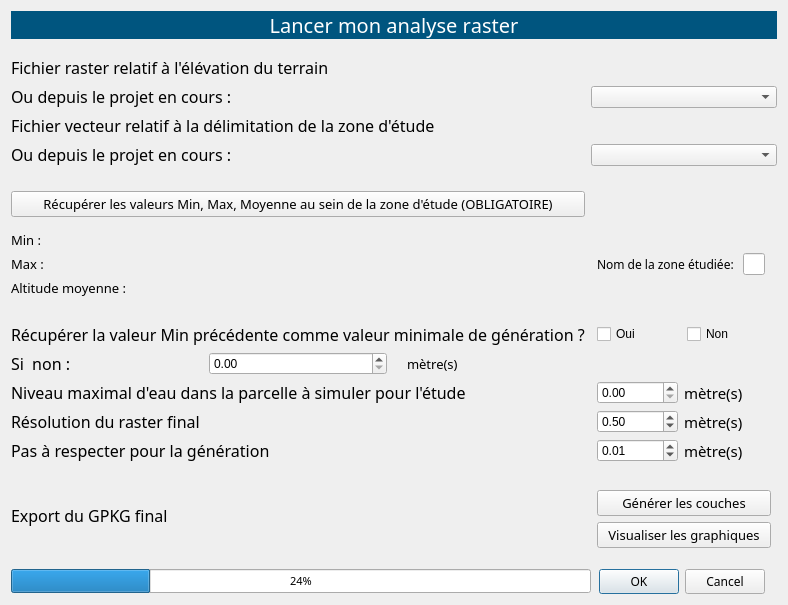
<?xml version="1.0" encoding="UTF-8"?>
<ui version="4.0">
 <class>Dialog</class>
 <widget class="QDialog" name="Dialog">
  <property name="windowModality">
   <enum>Qt::NonModal</enum>
  </property>
  <property name="geometry">
   <rect>
    <x>0</x>
    <y>0</y>
    <width>746</width>
    <height>571</height>
   </rect>
  </property>
  <property name="windowTitle">
   <string>Dialog</string>
  </property>
  <property name="sizeGripEnabled">
   <bool>false</bool>
  </property>
  <property name="modal">
   <bool>false</bool>
  </property>
  <layout class="QGridLayout" name="gridLayout">
   <item row="28" column="0" colspan="2">
    <widget class="QProgressBar" name="progressBar">
     <property name="font">
      <font>
       <family>Tw Cen MT</family>
       <pointsize>8</pointsize>
      </font>
     </property>
     <property name="value">
      <number>24</number>
     </property>
    </widget>
   </item>
   <item row="19" column="2">
    <layout class="QGridLayout" name="gridLayout_5">
     <item row="0" column="0">
      <widget class="QDoubleSpinBox" name="inputMax">
       <property name="value">
        <double>0.000000000000000</double>
       </property>
      </widget>
     </item>
     <item row="0" column="1">
      <widget class="QLabel" name="label_11">
       <property name="font">
        <font>
         <family>Tw Cen MT</family>
         <pointsize>11</pointsize>
        </font>
       </property>
       <property name="text">
        <string>mètre(s)</string>
       </property>
      </widget>
     </item>
    </layout>
   </item>
   <item row="21" column="0">
    <layout class="QVBoxLayout" name="verticalLayout_8">
     <item>
      <widget class="QLabel" name="label_7">
       <property name="font">
        <font>
         <family>Tw Cen MT</family>
         <pointsize>12</pointsize>
        </font>
       </property>
       <property name="text">
        <string>Pas à respecter pour la génération</string>
       </property>
      </widget>
     </item>
    </layout>
   </item>
   <item row="12" column="0">
    <layout class="QGridLayout" name="gridLayout_2">
     <item row="2" column="0">
      <widget class="QLabel" name="moyLabel_2">
       <property name="font">
        <font>
         <family>Tw Cen MT</family>
         <pointsize>10</pointsize>
        </font>
       </property>
       <property name="text">
        <string>Altitude moyenne :</string>
       </property>
       <property name="wordWrap">
        <bool>true</bool>
       </property>
      </widget>
     </item>
     <item row="2" column="1">
      <widget class="QLabel" name="moyLabel">
       <property name="font">
        <font>
         <family>Tw Cen MT</family>
         <pointsize>10</pointsize>
        </font>
       </property>
       <property name="text">
        <string/>
       </property>
      </widget>
     </item>
     <item row="1" column="0">
      <widget class="QLabel" name="maxLabel_2">
       <property name="font">
        <font>
         <family>Tw Cen MT</family>
         <pointsize>10</pointsize>
        </font>
       </property>
       <property name="text">
        <string>Max :</string>
       </property>
      </widget>
     </item>
     <item row="0" column="0">
      <widget class="QLabel" name="minLabel_2">
       <property name="font">
        <font>
         <family>Tw Cen MT</family>
         <pointsize>10</pointsize>
        </font>
       </property>
       <property name="text">
        <string>Min :</string>
       </property>
      </widget>
     </item>
     <item row="0" column="1">
      <widget class="QLabel" name="minLabel">
       <property name="font">
        <font>
         <family>Tw Cen MT</family>
         <pointsize>10</pointsize>
        </font>
       </property>
       <property name="text">
        <string/>
       </property>
      </widget>
     </item>
     <item row="1" column="1">
      <widget class="QLabel" name="maxLabel">
       <property name="font">
        <font>
         <family>Tw Cen MT</family>
         <pointsize>10</pointsize>
        </font>
       </property>
       <property name="text">
        <string/>
       </property>
      </widget>
     </item>
    </layout>
   </item>
   <item row="20" column="2">
    <layout class="QGridLayout" name="gridLayout_7">
     <item row="0" column="0">
      <widget class="QDoubleSpinBox" name="inputResol">
       <property name="value">
        <double>0.500000000000000</double>
       </property>
      </widget>
     </item>
     <item row="0" column="1">
      <widget class="QLabel" name="label_15">
       <property name="font">
        <font>
         <family>Tw Cen MT</family>
         <pointsize>11</pointsize>
        </font>
       </property>
       <property name="text">
        <string>mètre(s)</string>
       </property>
      </widget>
     </item>
    </layout>
   </item>
   <item row="1" column="0" colspan="5">
    <layout class="QVBoxLayout" name="verticalLayout_3">
     <property name="spacing">
      <number>0</number>
     </property>
     <property name="sizeConstraint">
      <enum>QLayout::SetDefaultConstraint</enum>
     </property>
     <property name="leftMargin">
      <number>0</number>
     </property>
     <property name="bottomMargin">
      <number>11</number>
     </property>
     <item>
      <widget class="QLabel" name="label">
       <property name="palette">
        <palette>
         <active>
          <colorrole role="WindowText">
           <brush brushstyle="SolidPattern">
            <color alpha="255">
             <red>255</red>
             <green>255</green>
             <blue>255</blue>
            </color>
           </brush>
          </colorrole>
          <colorrole role="Button">
           <brush brushstyle="SolidPattern">
            <color alpha="255">
             <red>255</red>
             <green>255</green>
             <blue>255</blue>
            </color>
           </brush>
          </colorrole>
          <colorrole role="Light">
           <brush brushstyle="SolidPattern">
            <color alpha="255">
             <red>255</red>
             <green>255</green>
             <blue>255</blue>
            </color>
           </brush>
          </colorrole>
          <colorrole role="Midlight">
           <brush brushstyle="SolidPattern">
            <color alpha="255">
             <red>255</red>
             <green>255</green>
             <blue>255</blue>
            </color>
           </brush>
          </colorrole>
          <colorrole role="Dark">
           <brush brushstyle="SolidPattern">
            <color alpha="255">
             <red>127</red>
             <green>127</green>
             <blue>127</blue>
            </color>
           </brush>
          </colorrole>
          <colorrole role="Mid">
           <brush brushstyle="SolidPattern">
            <color alpha="255">
             <red>170</red>
             <green>170</green>
             <blue>170</blue>
            </color>
           </brush>
          </colorrole>
          <colorrole role="Text">
           <brush brushstyle="SolidPattern">
            <color alpha="255">
             <red>0</red>
             <green>0</green>
             <blue>0</blue>
            </color>
           </brush>
          </colorrole>
          <colorrole role="BrightText">
           <brush brushstyle="SolidPattern">
            <color alpha="255">
             <red>255</red>
             <green>255</green>
             <blue>255</blue>
            </color>
           </brush>
          </colorrole>
          <colorrole role="ButtonText">
           <brush brushstyle="SolidPattern">
            <color alpha="255">
             <red>0</red>
             <green>0</green>
             <blue>0</blue>
            </color>
           </brush>
          </colorrole>
          <colorrole role="Base">
           <brush brushstyle="SolidPattern">
            <color alpha="255">
             <red>255</red>
             <green>255</green>
             <blue>255</blue>
            </color>
           </brush>
          </colorrole>
          <colorrole role="Window">
           <brush brushstyle="SolidPattern">
            <color alpha="255">
             <red>0</red>
             <green>85</green>
             <blue>127</blue>
            </color>
           </brush>
          </colorrole>
          <colorrole role="Shadow">
           <brush brushstyle="SolidPattern">
            <color alpha="255">
             <red>0</red>
             <green>85</green>
             <blue>127</blue>
            </color>
           </brush>
          </colorrole>
          <colorrole role="AlternateBase">
           <brush brushstyle="SolidPattern">
            <color alpha="255">
             <red>170</red>
             <green>85</green>
             <blue>255</blue>
            </color>
           </brush>
          </colorrole>
          <colorrole role="ToolTipBase">
           <brush brushstyle="SolidPattern">
            <color alpha="255">
             <red>255</red>
             <green>255</green>
             <blue>220</blue>
            </color>
           </brush>
          </colorrole>
          <colorrole role="ToolTipText">
           <brush brushstyle="SolidPattern">
            <color alpha="255">
             <red>0</red>
             <green>0</green>
             <blue>0</blue>
            </color>
           </brush>
          </colorrole>
          <colorrole role="PlaceholderText">
           <brush brushstyle="SolidPattern">
            <color alpha="200">
             <red>0</red>
             <green>85</green>
             <blue>0</blue>
            </color>
           </brush>
          </colorrole>
         </active>
         <inactive>
          <colorrole role="WindowText">
           <brush brushstyle="SolidPattern">
            <color alpha="255">
             <red>255</red>
             <green>255</green>
             <blue>255</blue>
            </color>
           </brush>
          </colorrole>
          <colorrole role="Button">
           <brush brushstyle="SolidPattern">
            <color alpha="255">
             <red>255</red>
             <green>255</green>
             <blue>255</blue>
            </color>
           </brush>
          </colorrole>
          <colorrole role="Light">
           <brush brushstyle="SolidPattern">
            <color alpha="255">
             <red>255</red>
             <green>255</green>
             <blue>255</blue>
            </color>
           </brush>
          </colorrole>
          <colorrole role="Midlight">
           <brush brushstyle="SolidPattern">
            <color alpha="255">
             <red>255</red>
             <green>255</green>
             <blue>255</blue>
            </color>
           </brush>
          </colorrole>
          <colorrole role="Dark">
           <brush brushstyle="SolidPattern">
            <color alpha="255">
             <red>127</red>
             <green>127</green>
             <blue>127</blue>
            </color>
           </brush>
          </colorrole>
          <colorrole role="Mid">
           <brush brushstyle="SolidPattern">
            <color alpha="255">
             <red>170</red>
             <green>170</green>
             <blue>170</blue>
            </color>
           </brush>
          </colorrole>
          <colorrole role="Text">
           <brush brushstyle="SolidPattern">
            <color alpha="255">
             <red>0</red>
             <green>0</green>
             <blue>0</blue>
            </color>
           </brush>
          </colorrole>
          <colorrole role="BrightText">
           <brush brushstyle="SolidPattern">
            <color alpha="255">
             <red>255</red>
             <green>255</green>
             <blue>255</blue>
            </color>
           </brush>
          </colorrole>
          <colorrole role="ButtonText">
           <brush brushstyle="SolidPattern">
            <color alpha="255">
             <red>0</red>
             <green>0</green>
             <blue>0</blue>
            </color>
           </brush>
          </colorrole>
          <colorrole role="Base">
           <brush brushstyle="SolidPattern">
            <color alpha="255">
             <red>255</red>
             <green>255</green>
             <blue>255</blue>
            </color>
           </brush>
          </colorrole>
          <colorrole role="Window">
           <brush brushstyle="SolidPattern">
            <color alpha="255">
             <red>0</red>
             <green>85</green>
             <blue>127</blue>
            </color>
           </brush>
          </colorrole>
          <colorrole role="Shadow">
           <brush brushstyle="SolidPattern">
            <color alpha="255">
             <red>0</red>
             <green>85</green>
             <blue>127</blue>
            </color>
           </brush>
          </colorrole>
          <colorrole role="AlternateBase">
           <brush brushstyle="SolidPattern">
            <color alpha="255">
             <red>170</red>
             <green>85</green>
             <blue>255</blue>
            </color>
           </brush>
          </colorrole>
          <colorrole role="ToolTipBase">
           <brush brushstyle="SolidPattern">
            <color alpha="255">
             <red>255</red>
             <green>255</green>
             <blue>220</blue>
            </color>
           </brush>
          </colorrole>
          <colorrole role="ToolTipText">
           <brush brushstyle="SolidPattern">
            <color alpha="255">
             <red>0</red>
             <green>0</green>
             <blue>0</blue>
            </color>
           </brush>
          </colorrole>
          <colorrole role="PlaceholderText">
           <brush brushstyle="SolidPattern">
            <color alpha="200">
             <red>0</red>
             <green>85</green>
             <blue>0</blue>
            </color>
           </brush>
          </colorrole>
         </inactive>
         <disabled>
          <colorrole role="WindowText">
           <brush brushstyle="SolidPattern">
            <color alpha="255">
             <red>127</red>
             <green>127</green>
             <blue>127</blue>
            </color>
           </brush>
          </colorrole>
          <colorrole role="Button">
           <brush brushstyle="SolidPattern">
            <color alpha="255">
             <red>255</red>
             <green>255</green>
             <blue>255</blue>
            </color>
           </brush>
          </colorrole>
          <colorrole role="Light">
           <brush brushstyle="SolidPattern">
            <color alpha="255">
             <red>255</red>
             <green>255</green>
             <blue>255</blue>
            </color>
           </brush>
          </colorrole>
          <colorrole role="Midlight">
           <brush brushstyle="SolidPattern">
            <color alpha="255">
             <red>255</red>
             <green>255</green>
             <blue>255</blue>
            </color>
           </brush>
          </colorrole>
          <colorrole role="Dark">
           <brush brushstyle="SolidPattern">
            <color alpha="255">
             <red>127</red>
             <green>127</green>
             <blue>127</blue>
            </color>
           </brush>
          </colorrole>
          <colorrole role="Mid">
           <brush brushstyle="SolidPattern">
            <color alpha="255">
             <red>170</red>
             <green>170</green>
             <blue>170</blue>
            </color>
           </brush>
          </colorrole>
          <colorrole role="Text">
           <brush brushstyle="SolidPattern">
            <color alpha="255">
             <red>127</red>
             <green>127</green>
             <blue>127</blue>
            </color>
           </brush>
          </colorrole>
          <colorrole role="BrightText">
           <brush brushstyle="SolidPattern">
            <color alpha="255">
             <red>255</red>
             <green>255</green>
             <blue>255</blue>
            </color>
           </brush>
          </colorrole>
          <colorrole role="ButtonText">
           <brush brushstyle="SolidPattern">
            <color alpha="255">
             <red>127</red>
             <green>127</green>
             <blue>127</blue>
            </color>
           </brush>
          </colorrole>
          <colorrole role="Base">
           <brush brushstyle="SolidPattern">
            <color alpha="255">
             <red>0</red>
             <green>85</green>
             <blue>127</blue>
            </color>
           </brush>
          </colorrole>
          <colorrole role="Window">
           <brush brushstyle="SolidPattern">
            <color alpha="255">
             <red>0</red>
             <green>85</green>
             <blue>127</blue>
            </color>
           </brush>
          </colorrole>
          <colorrole role="Shadow">
           <brush brushstyle="SolidPattern">
            <color alpha="255">
             <red>0</red>
             <green>85</green>
             <blue>127</blue>
            </color>
           </brush>
          </colorrole>
          <colorrole role="AlternateBase">
           <brush brushstyle="SolidPattern">
            <color alpha="255">
             <red>170</red>
             <green>85</green>
             <blue>255</blue>
            </color>
           </brush>
          </colorrole>
          <colorrole role="ToolTipBase">
           <brush brushstyle="SolidPattern">
            <color alpha="255">
             <red>255</red>
             <green>255</green>
             <blue>220</blue>
            </color>
           </brush>
          </colorrole>
          <colorrole role="ToolTipText">
           <brush brushstyle="SolidPattern">
            <color alpha="255">
             <red>0</red>
             <green>0</green>
             <blue>0</blue>
            </color>
           </brush>
          </colorrole>
          <colorrole role="PlaceholderText">
           <brush brushstyle="SolidPattern">
            <color alpha="200">
             <red>0</red>
             <green>85</green>
             <blue>0</blue>
            </color>
           </brush>
          </colorrole>
         </disabled>
        </palette>
       </property>
       <property name="font">
        <font>
         <family>Tw Cen MT</family>
         <pointsize>15</pointsize>
         <kerning>false</kerning>
        </font>
       </property>
       <property name="autoFillBackground">
        <bool>true</bool>
       </property>
       <property name="frameShape">
        <enum>QFrame::NoFrame</enum>
       </property>
       <property name="frameShadow">
        <enum>QFrame::Plain</enum>
       </property>
       <property name="text">
        <string>Lancer mon analyse raster</string>
       </property>
       <property name="alignment">
        <set>Qt::AlignCenter</set>
       </property>
      </widget>
     </item>
    </layout>
   </item>
   <item row="7" column="0">
    <layout class="QVBoxLayout" name="verticalLayout">
     <property name="sizeConstraint">
      <enum>QLayout::SetDefaultConstraint</enum>
     </property>
     <item>
      <widget class="QLabel" name="label_2">
       <property name="font">
        <font>
         <family>Tw Cen MT</family>
         <pointsize>12</pointsize>
        </font>
       </property>
       <property name="text">
        <string>Fichier raster relatif à l'élévation du terrain</string>
       </property>
      </widget>
     </item>
     <item>
      <widget class="QLabel" name="label_13">
       <property name="font">
        <font>
         <family>Tw Cen MT</family>
         <pointsize>12</pointsize>
        </font>
       </property>
       <property name="text">
        <string>Ou depuis le projet en cours :</string>
       </property>
      </widget>
     </item>
     <item>
      <widget class="QLabel" name="label_3">
       <property name="font">
        <font>
         <family>Tw Cen MT</family>
         <pointsize>12</pointsize>
        </font>
       </property>
       <property name="text">
        <string>Fichier vecteur relatif à la délimitation de la zone d'étude </string>
       </property>
      </widget>
     </item>
     <item>
      <widget class="QLabel" name="label_14">
       <property name="font">
        <font>
         <family>Tw Cen MT</family>
         <pointsize>12</pointsize>
        </font>
       </property>
       <property name="text">
        <string>Ou depuis le projet en cours :</string>
       </property>
      </widget>
     </item>
    </layout>
   </item>
   <item row="7" column="1" colspan="4">
    <layout class="QVBoxLayout" name="verticalLayout_2">
     <item>
      <widget class="QgsFileWidget" name="inputRaster">
       <property name="toolTip">
        <string>Fichier stocké en local renseignant l'altimétrie (MNT, MNS...) ! plus la donnée sera lourde, plus les temps de traitement seront longs </string>
       </property>
       <property name="useLink">
        <bool>false</bool>
       </property>
       <property name="relativeStorage">
        <enum>QgsFileWidget::RelativeDefaultPath</enum>
       </property>
      </widget>
     </item>
     <item>
      <widget class="QgsMapLayerComboBox" name="inputRaster_2">
       <property name="toolTip">
        <string>Couche raster contenue dans le projet relative à l'altimétrie (MNT, MNS...)</string>
       </property>
      </widget>
     </item>
     <item>
      <widget class="QgsFileWidget" name="inputVecteur"/>
     </item>
     <item>
      <widget class="QgsMapLayerComboBox" name="inputVecteur_2"/>
     </item>
    </layout>
   </item>
   <item row="15" column="0">
    <layout class="QVBoxLayout" name="verticalLayout_10">
     <property name="spacing">
      <number>0</number>
     </property>
     <property name="topMargin">
      <number>20</number>
     </property>
     <item>
      <widget class="QLabel" name="label_5">
       <property name="font">
        <font>
         <family>Tw Cen MT</family>
         <pointsize>12</pointsize>
        </font>
       </property>
       <property name="text">
        <string>Récupérer la valeur Min précédente comme valeur minimale de génération ?</string>
       </property>
      </widget>
     </item>
    </layout>
   </item>
   <item row="15" column="2" colspan="2">
    <layout class="QGridLayout" name="gridLayout_8">
     <property name="topMargin">
      <number>20</number>
     </property>
     <item row="0" column="0">
      <widget class="QCheckBox" name="oui">
       <property name="text">
        <string>Oui</string>
       </property>
      </widget>
     </item>
     <item row="0" column="1">
      <widget class="QCheckBox" name="non">
       <property name="text">
        <string>Non</string>
       </property>
      </widget>
     </item>
    </layout>
   </item>
   <item row="19" column="0">
    <layout class="QVBoxLayout" name="verticalLayout_7">
     <item>
      <widget class="QLabel" name="label_4">
       <property name="font">
        <font>
         <family>Tw Cen MT</family>
         <pointsize>12</pointsize>
        </font>
       </property>
       <property name="text">
        <string>Niveau maximal d'eau dans la parcelle à simuler pour l'étude</string>
       </property>
      </widget>
     </item>
    </layout>
   </item>
   <item row="20" column="0">
    <layout class="QVBoxLayout" name="verticalLayout_9">
     <item>
      <widget class="QLabel" name="label_16">
       <property name="font">
        <font>
         <family>Tw Cen MT</family>
         <pointsize>12</pointsize>
        </font>
       </property>
       <property name="text">
        <string>Résolution du raster final</string>
       </property>
      </widget>
     </item>
    </layout>
   </item>
   <item row="28" column="2">
    <widget class="QDialogButtonBox" name="terminer">
     <property name="font">
      <font>
       <family>Tw Cen MT</family>
      </font>
     </property>
     <property name="orientation">
      <enum>Qt::Horizontal</enum>
     </property>
     <property name="standardButtons">
      <set>QDialogButtonBox::Cancel|QDialogButtonBox::Ok</set>
     </property>
    </widget>
   </item>
   <item row="25" column="2" colspan="2">
    <layout class="QVBoxLayout" name="verticalLayout_5">
     <property name="topMargin">
      <number>22</number>
     </property>
     <property name="bottomMargin">
      <number>15</number>
     </property>
     <item>
      <widget class="QPushButton" name="generer">
       <property name="font">
        <font>
         <family>Tw Cen MT</family>
         <pointsize>10</pointsize>
        </font>
       </property>
       <property name="cursor">
        <cursorShape>PointingHandCursor</cursorShape>
       </property>
       <property name="text">
        <string>Générer les couches</string>
       </property>
      </widget>
     </item>
     <item>
      <widget class="QPushButton" name="graphique">
       <property name="font">
        <font>
         <family>Tw Cen MT</family>
         <pointsize>10</pointsize>
        </font>
       </property>
       <property name="cursor">
        <cursorShape>PointingHandCursor</cursorShape>
       </property>
       <property name="text">
        <string>Visualiser les graphiques</string>
       </property>
      </widget>
     </item>
    </layout>
   </item>
   <item row="25" column="0">
    <layout class="QGridLayout" name="gridLayout_4">
     <property name="verticalSpacing">
      <number>6</number>
     </property>
     <item row="0" column="0">
      <widget class="QLabel" name="label_10">
       <property name="font">
        <font>
         <family>Tw Cen MT</family>
         <pointsize>12</pointsize>
        </font>
       </property>
       <property name="text">
        <string>Export du GPKG final</string>
       </property>
      </widget>
     </item>
     <item row="0" column="1">
      <widget class="QgsFileWidget" name="outputGpkg">
       <property name="storageMode">
        <enum>QgsFileWidget::GetDirectory</enum>
       </property>
      </widget>
     </item>
    </layout>
   </item>
   <item row="16" column="0">
    <layout class="QHBoxLayout" name="horizontalLayout">
     <property name="spacing">
      <number>20</number>
     </property>
     <item>
      <widget class="QLabel" name="label_6">
       <property name="font">
        <font>
         <family>Tw Cen MT</family>
         <pointsize>12</pointsize>
        </font>
       </property>
       <property name="text">
        <string>Si  non : </string>
       </property>
       <property name="alignment">
        <set>Qt::AlignLeading|Qt::AlignLeft|Qt::AlignVCenter</set>
       </property>
      </widget>
     </item>
     <item>
      <widget class="QDoubleSpinBox" name="inputMin">
       <property name="sizePolicy">
        <sizepolicy hsizetype="Minimum" vsizetype="Fixed">
         <horstretch>0</horstretch>
         <verstretch>0</verstretch>
        </sizepolicy>
       </property>
       <property name="value">
        <double>0.000000000000000</double>
       </property>
      </widget>
     </item>
     <item>
      <widget class="QLabel" name="label_12">
       <property name="font">
        <font>
         <family>Tw Cen MT</family>
         <pointsize>10</pointsize>
        </font>
       </property>
       <property name="text">
        <string>mètre(s)</string>
       </property>
       <property name="alignment">
        <set>Qt::AlignLeading|Qt::AlignLeft|Qt::AlignVCenter</set>
       </property>
      </widget>
     </item>
    </layout>
   </item>
   <item row="21" column="2">
    <layout class="QGridLayout" name="gridLayout_6">
     <item row="0" column="0">
      <widget class="QDoubleSpinBox" name="inputPas">
       <property name="value">
        <double>0.010000000000000</double>
       </property>
      </widget>
     </item>
     <item row="0" column="1">
      <widget class="QLabel" name="label_8">
       <property name="font">
        <font>
         <family>Tw Cen MT</family>
         <pointsize>11</pointsize>
        </font>
       </property>
       <property name="text">
        <string>mètre(s)</string>
       </property>
      </widget>
     </item>
    </layout>
   </item>
   <item row="11" column="0">
    <layout class="QVBoxLayout" name="verticalLayout_4">
     <property name="topMargin">
      <number>19</number>
     </property>
     <property name="bottomMargin">
      <number>8</number>
     </property>
     <item>
      <widget class="QPushButton" name="recuperer">
       <property name="font">
        <font>
         <family>Tw Cen MT</family>
         <pointsize>10</pointsize>
        </font>
       </property>
       <property name="cursor">
        <cursorShape>PointingHandCursor</cursorShape>
       </property>
       <property name="text">
        <string>Récupérer les valeurs Min, Max, Moyenne au sein de la zone d'étude (OBLIGATOIRE)</string>
       </property>
       <property name="iconSize">
        <size>
         <width>16</width>
         <height>16</height>
        </size>
       </property>
      </widget>
     </item>
    </layout>
   </item>
   <item row="12" column="2">
    <layout class="QGridLayout" name="gridLayout_3">
     <item row="0" column="0">
      <widget class="QLabel" name="label_9">
       <property name="font">
        <font>
         <family>Tw Cen MT</family>
         <pointsize>9</pointsize>
        </font>
       </property>
       <property name="text">
        <string>Nom de la zone étudiée: </string>
       </property>
      </widget>
     </item>
     <item row="0" column="1">
      <widget class="QLineEdit" name="nomZE">
       <property name="toolTip">
        <string>Nom donné à la zone d'étude par l'utilisateur, qui servira de nom de fichier pour le GeoPackage</string>
       </property>
      </widget>
     </item>
    </layout>
   </item>
  </layout>
 </widget>
 <customwidgets>
  <customwidget>
   <class>QgsFileWidget</class>
   <extends>QWidget</extends>
   <header>qgsfilewidget.h</header>
  </customwidget>
  <customwidget>
   <class>QgsMapLayerComboBox</class>
   <extends>QComboBox</extends>
   <header>qgsmaplayercombobox.h</header>
  </customwidget>
 </customwidgets>
 <resources/>
 <connections>
  <connection>
   <sender>terminer</sender>
   <signal>accepted()</signal>
   <receiver>Dialog</receiver>
   <slot>accept()</slot>
   <hints>
    <hint type="sourcelabel">
     <x>248</x>
     <y>254</y>
    </hint>
    <hint type="destinationlabel">
     <x>157</x>
     <y>274</y>
    </hint>
   </hints>
  </connection>
  <connection>
   <sender>terminer</sender>
   <signal>rejected()</signal>
   <receiver>Dialog</receiver>
   <slot>reject()</slot>
   <hints>
    <hint type="sourcelabel">
     <x>316</x>
     <y>260</y>
    </hint>
    <hint type="destinationlabel">
     <x>286</x>
     <y>274</y>
    </hint>
   </hints>
  </connection>
 </connections>
</ui>
